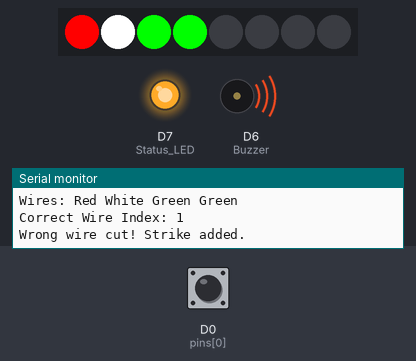
Simulated run of this sketch. Board: ESP8266 (NodeMCU). Shown: 8 RGB LEDs in strip order, left to right, output pins drawn as LEDs (lit = HIGH), buzzer (waves = sounding), the last lines printed to the serial monitor. The inputs (shaded band) are chosen by the test bench; at power-on: D0 (pins[0]) HIGH. WiFi joins after 1.5 s; servers stay silent unless stated; uploads are accepted with an empty reply; random numbers use the default seed unless the sketch sets one.

Above: at 2.1 s.
At 3.2 s:
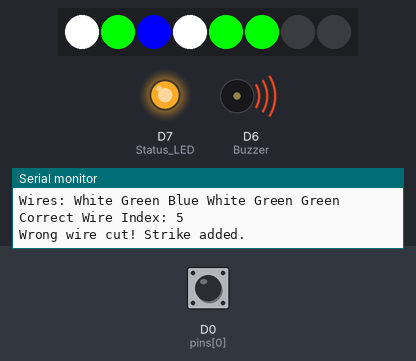
At 4.4 s:
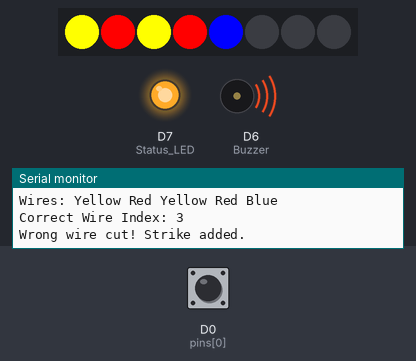
At 5.6 s:
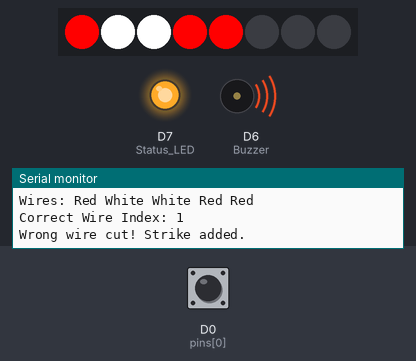
At 6.7 s:
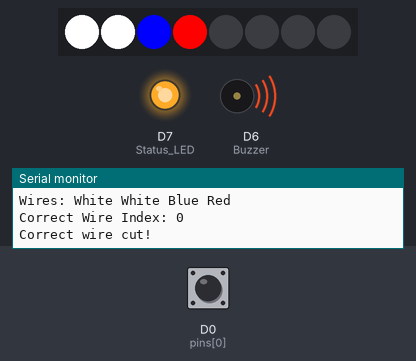
At 7.5 s:
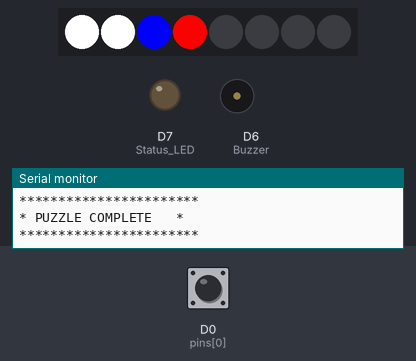
Timing chart, 0 to 9.0 s (numbered marks = the images above):
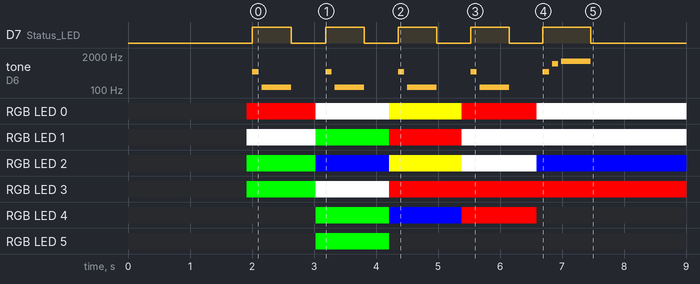

The sketch:

wires_puzzle.ino
```cpp
#include <Adafruit_NeoPixel.h>
#include "connectionHandler.h"

Adafruit_NeoPixel pixels(8, D8, NEO_GRB + NEO_KHZ800);

int pins[] = {D0, D1, D2, D3, D4, D5};

// last digit check if even or odd
int lastDigit = -1;

// Color: 0 = Unused, 1 = Grn, 2 = Red, 3 = Yel, 4 = Blu, 5 = Wht
int wireColors[6][3] = {{0, 0, 0}, {0, 255, 0}, {255, 0, 0}, {255, 255, 0}, {0, 0, 255}, {255, 255, 255}};
String colorDictionary[] = {"Unused", "Green", "Red", "Yellow", "Blue", "White"};
int wires[] = {0, 0, 0, 0, 0, 0};
int tamperedWires[] = {0, 0, 0, 0, 0, 0};
int wireAmount = 0;
int correctWire = -1;
int strikes = 0;

bool isOdd = false;
bool puzzleSolved = false; // Track win state

void setup() {
  Serial.begin(9600);
  pinMode(D0, INPUT_PULLUP);
  pinMode(D1, INPUT_PULLUP);
  pinMode(D2, INPUT_PULLUP);
  pinMode(D3, INPUT_PULLUP);
  pinMode(D4, INPUT_PULLUP);
  pinMode(D5, INPUT_PULLUP);

  pinMode(D6, OUTPUT); // Buzzer
  pinMode(D7, OUTPUT); // Status LED

  pixels.begin();
  pixels.show();

  // Handshake with main board
  if (connectToMainBoard("asdf", "123456789")) {
    if (sendHandshake("wires")) {
      Serial.println("[+] Handshake successful");
    }
  }

  randomSeed(analogRead(A0) + ESP.getCycleCount());

  // Determine serial number logic from main board
  isOdd = checkLastDigit();

  startNewGame();
}

void loop() {
  if (puzzleSolved) {
    // Keep the system idle after winning
    delay(1000);
    return;
  }

  int wireCut = checkWires();

  if (wireCut != -1) {
    if (wireCut == correctWire) {
      Serial.println("Correct wire cut!");
      buzzerTunes(0);
      puzzleSolved = true;

      // --- ADDED COMPLETION LOGIC ---
      Serial.println("***********************");
      Serial.println("* PUZZLE COMPLETE   *");
      Serial.println("***********************");

      if (sendFinished("wires")) {
        Serial.println("[+] Main board notified of completion.");
      } else {
        Serial.println("[-] Failed to send completion signal.");
      }
      // ------------------------------
    } else {
      Serial.println("Wrong wire cut! Strike added.");
      buzzerTunes(1);
      sendStrike();
      strikes = getStrikes();

      if (strikes >= 3) {
        debugText(3); // Bomb explodes
        while(1) delay(1000);
      } else {
        startNewGame(); // Restart with new wire config
      }
    }
  }
  delay(100);
}

void startNewGame() {
  wireAmount = random(3, 7); // 3 to 6 wires

  // Reset wires
  for (int i = 0; i < 6; i++) {
    wires[i] = 0;
    tamperedWires[i] = 0;
  }

  // Generate random colors for the amount of wires chosen
  for (int i = 0; i < wireAmount; i++) {
    wires[i] = random(1, 6);
  }

  updateLEDs();
  solvePuzzle();
  debugText(0);
  debugText(2);
}

void updateLEDs() {
  pixels.clear();
  for (int i = 0; i < wireAmount; i++) {
    pixels.setPixelColor(i, pixels.Color(wireColors[wires[i]][0], wireColors[wires[i]][1], wireColors[wires[i]][2]));
  }
  pixels.show();
}

int checkWires() {
  for (int i = 0; i < wireAmount; i++) {
    // If pin is HIGH, wire is cut (using INPUT_PULLUP)
    if (digitalRead(pins[i]) == HIGH && tamperedWires[i] == 0) {
      tamperedWires[i] = 1;
      return i;
    }
  }
  return -1;
}

void solvePuzzle() {
  int redCount = 0, blueCount = 0, yellowCount = 0, whiteCount = 0;
  for (int i = 0; i < wireAmount; i++) {
    if (wires[i] == 2) redCount++;
    if (wires[i] == 4) blueCount++;
    if (wires[i] == 3) yellowCount++;
    if (wires[i] == 5) whiteCount++;
  }

  if (wireAmount == 3) {
    if (redCount == 0) correctWire = 1;
    else if (wires[2] == 5) correctWire = 2;
    else if (blueCount > 1) {
        // Find last blue wire
        for(int i = 2; i >= 0; i--) if(wires[i] == 4) { correctWire = i; break; }
    }
    else correctWire = 2;
  }
  else if (wireAmount == 4) {
    if (redCount > 1 && isOdd) {
        for(int i = 3; i >= 0; i--) if(wires[i] == 2) { correctWire = i; break; }
    }
    else if (wires[3] == 3 && redCount == 0) correctWire = 0;
    else if (blueCount == 1) correctWire = 0;
    else if (yellowCount > 1) correctWire = 3;
    else correctWire = 1;
  }
  else if (wireAmount == 5) {
    if (wires[4] == 1 && isOdd) correctWire = 3;
    else if (redCount == 1 && yellowCount > 1) correctWire = 0;
    else if (blueCount == 0) correctWire = 1;
    else correctWire = 3;
  }
  else if (wireAmount == 6) {
    if (yellowCount == 0 && isOdd) correctWire = 2;
    else if (yellowCount == 1 && whiteCount > 1) correctWire = 3;
    else if (redCount == 0) correctWire = 5;
    else correctWire = 3;
  }
}

void debugText(int type) {
  switch(type) {
    case 0:
      Serial.print("Wires: ");
      for(int i=0; i<wireAmount; i++) {
        Serial.print(colorDictionary[wires[i]] + " ");
      }
      Serial.println();
      break;
    case 2:
      Serial.print("Correct Wire Index: ");
      Serial.println(correctWire);
      break;
    case 3:
      Serial.println("BOOM! Bomb exploded...");
      break;
  }
}

void buzzerTunes(int tunes) {
  switch(tunes) {
    case 0: // Correct
      digitalWrite(D7, HIGH);
      tone(D6, 500, 100); delay(150);
      tone(D6, 1000, 100); delay(150);
      tone(D6, 1250, 475); delay(475);
      digitalWrite(D7, LOW);
      break;
    case 1: // Wrong
      digitalWrite(D7, HIGH);
      tone(D6, 500, 100); delay(150);
      tone(D6, 125, 475); delay(475);
      digitalWrite(D7, LOW);
      break;
  }
}
```

connectionHandler.h
```cpp
#include <ESP8266WiFi.h>
#include <ESP8266HTTPClient.h>
#include <ArduinoJson.h>

const char* SERVER_IP = "http://192.168.4.1";
bool isHandshake = false;

String performRequest(const String& path, const String& method = "GET", const String& payload = "") {
    if (WiFi.status() != WL_CONNECTED) {
        Serial.println("[-] WiFi Disconnected");
        return "";
    }

    WiFiClient client;
    HTTPClient http;
    String url = String(SERVER_IP) + path;
    String response = "";

    http.begin(client, url);

    if (method == "POST") {
        http.addHeader("Content-Type", "application/x-www-form-urlencoded");
    }

    int httpCode = (method == "POST") ? http.POST(payload) : http.GET();

    if (httpCode == HTTP_CODE_OK) {
        response = http.getString();
    } else {
        Serial.printf("[!!] Handshake Failed, error: %s\n",http.errorToString(httpCode).c_str());
    }

    http.end();
    return response;
}

bool connectToMainBoard(const char* ssid, const char* passwd) {
    Serial.print("[+] Connecting to AP");
    WiFi.begin(ssid, passwd);

    while (WiFi.status() != WL_CONNECTED) {
        delay(500);
        Serial.print(".");
    }
    Serial.println("\n[+] Connected!");
    return true;
}

bool sendHandshake(String id) {
  if (WiFi.status() == WL_CONNECTED) {
    WiFiClient client;
    HTTPClient http;
    http.begin(client, "http://192.168.4.1/handshake?ID=" + id);
    http.setTimeout(5000);
    int httpResponseCode = http.POST("");
    if (httpResponseCode < 0) {
        Serial.printf("[-] Error: %s\n", http.errorToString(httpResponseCode).c_str());
        return false;
    }
    http.end();
    isHandshake = true;
    return true;
  }
  return false;
}

void sendStrike() {
    performRequest("/strike", "POST");
}

bool sendFinished(String id) {
    if (WiFi.status() == WL_CONNECTED) {
        WiFiClient client;
        HTTPClient http;

        // Construct the URL with the ID as a query parameter
        String url = String(SERVER_IP) + "/finished?ID=" + id;

        http.begin(client, url);
        http.setTimeout(5000);

        // Sending an empty body as the ID is passed in the URL
        int httpResponseCode = http.POST("");

        if (httpResponseCode > 0) {
            Serial.printf("[+] Finished signal sent. Response: %d\n", httpResponseCode);
            http.end();
            return true;
        } else {
            Serial.printf("[-] Failed to send finished signal: %s\n", http.errorToString(httpResponseCode).c_str());
            http.end();
            return false;
        }
    }
    return false;
}


int getStrikes() {
    String res = performRequest("/get_strikes", "GET");
    return (res != "") ? res.toInt() : 0;
}

bool getWidgets(JsonDocument& doc) {
    String response = performRequest("/widgets", "GET");
    if (response == "") return false;

    DeserializationError err = deserializeJson(doc, response);
    if (err) {
        Serial.print(F("[-] JSON Deserialization failed: "));
        Serial.println(err.f_str());
        return false;
    }

    return true;
}

// Add this helper function to connectionHandler.h
bool hasVowel() {
    JsonDocument doc;
    if (getWidgets(doc)) {
        // Assuming the main board provides a "serial" field in the JSON
        String serial = doc["serialNumber"] | "";
        serial.toLowerCase();
        const char* vowels = "aeiou";
        for (int i = 0; i < serial.length(); i++) {
            if (strchr(vowels, serial[i])) return true;
        }
    }
    return false; // Default if check fails or no vowel found
}

bool checkLastDigit() {
    JsonDocument doc;

    bool isOdd = false;

    if (getWidgets(doc)) {
        String serialNumber = doc["serialNumber"];
        Serial.println("serialNumber: " + serialNumber);

        if (serialNumber[serialNumber.length() - 1] % 2 == 1) {
            isOdd = true;
        }

    } else Serial.println("[!!] Failed to get widgets.");

    return isOdd;
}
```

Measured:
- by itself, D7 (Status_LED): goes 4 × (HIGH 0.63 s, LOW 0.55 s), HIGH 0.78 s, then LOW
- by itself, RGB LED 1: off → RGB(255, 255, 255) at 1.9 s, → RGB(0, 255, 0) 1.1 s later, → RGB(255, 0, 0) 1.2 s later, → RGB(255, 255, 255) 1.2 s later
- by itself, RGB LED 3: off → RGB(0, 255, 0) at 1.9 s, → RGB(255, 255, 255) 1.1 s later, → RGB(255, 0, 0) 1.2 s later
- by itself, RGB LED 4: off → RGB(0, 255, 0) at 3.0 s, → RGB(0, 0, 255) 1.2 s later, → RGB(255, 0, 0) 1.2 s later, → off 1.2 s later
- by itself, RGB LED 5: off → RGB(0, 255, 0) at 3.0 s, → off 1.2 s later
- by itself, RGB LED 0: off → RGB(255, 0, 0) at 1.9 s, → RGB(255, 255, 255) 1.1 s later, → RGB(255, 255, 0) 1.2 s later, → RGB(255, 0, 0) 1.2 s later, … (5 changes in this stretch)
- by itself, RGB LED 2: off → RGB(0, 255, 0) at 1.9 s, → RGB(0, 0, 255) 1.1 s later, → RGB(255, 255, 0) 1.2 s later, → RGB(255, 255, 255) 1.2 s later, … (5 changes in this stretch)
